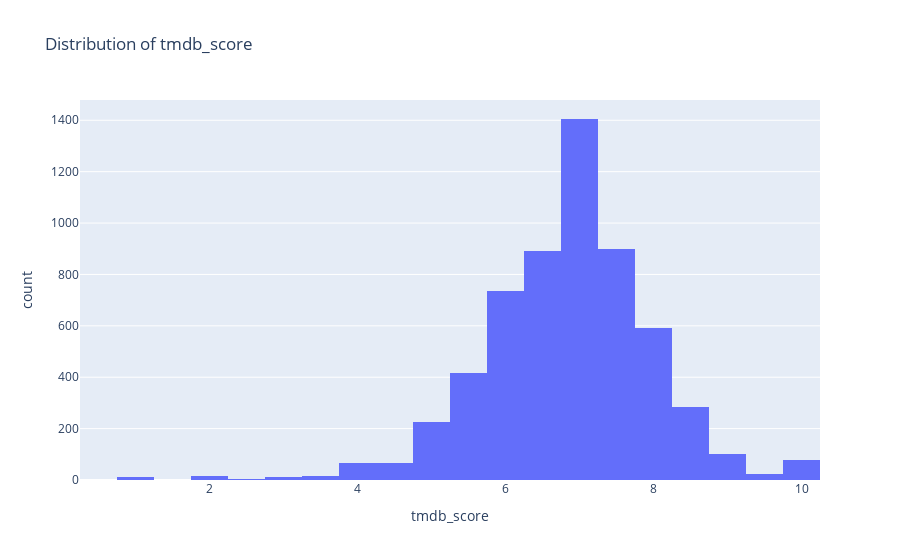

Write notebook code for a chart like this one.
### Markdown cell above
# TMDB Score Distribution

### Code cell
uni_analysis.plot_histogram('tmdb_score')

### Figure 1 — Plotly figure (JSON) as saved in the notebook; plotly's stock layout.template omitted (floating-point values rounded to 4 significant figures; data arrays with more than 128 entries replaced by an {"elided": "..."} marker saying what was removed)
{"data": [{"alignmentgroup": "True", "bingroup": "x", "hovertemplate": "tmdb_score=%{x}<br>count=%{y}<extra></extra>", "legendgroup": "", "marker": {"color": "#636efa", "pattern": {"shape": ""}}, "name": "", "nbinsx": 30, "offsetgroup": "", "orientation": "v", "showlegend": false, "type": "histogram", "x": {"elided": "5849 float values"}, "xaxis": "x", "yaxis": "y"}], "layout": {"barmode": "relative", "legend": {"tracegroupgap": 0}, "title": {"text": "Distribution of tmdb_score"}, "xaxis": {"anchor": "y", "domain": [0, 1], "title": {"text": "tmdb_score"}}, "yaxis": {"anchor": "x", "domain": [0, 1], "title": {"text": "count"}}}}
